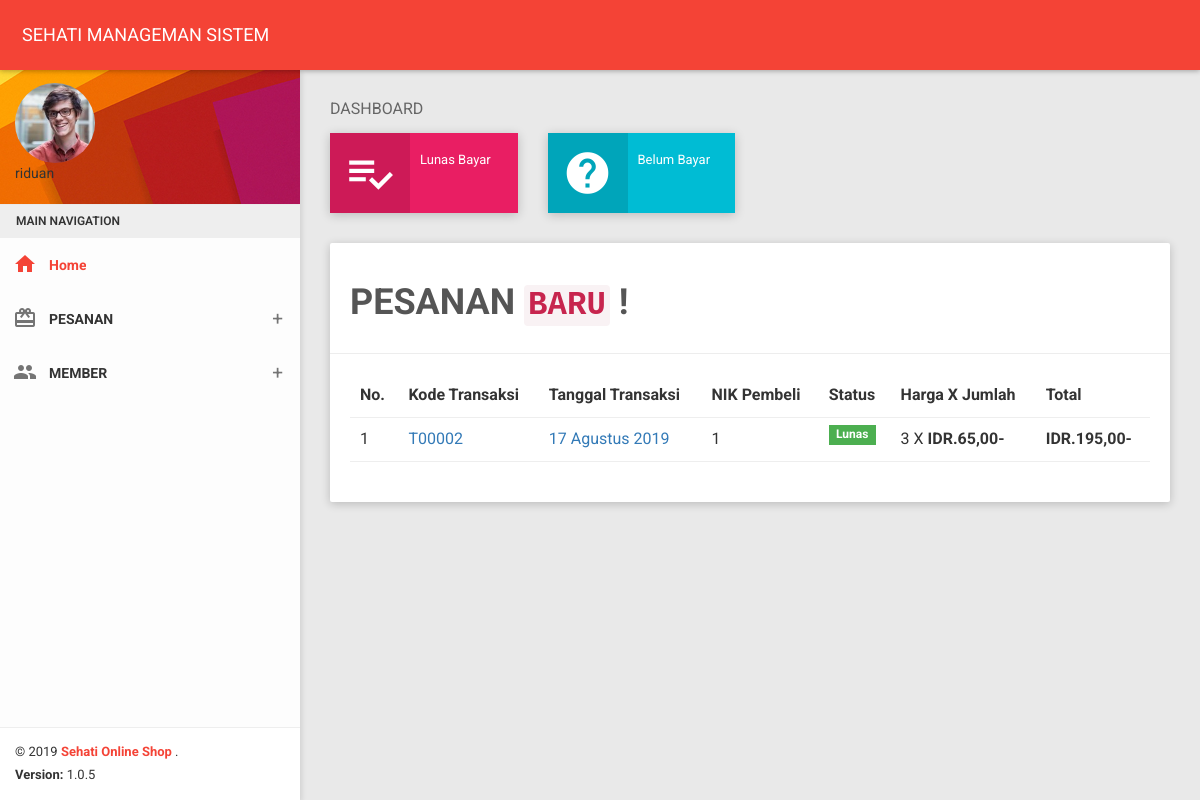
Page /panel_member/index.php?nik=1 (signed in) on the earlier database version.
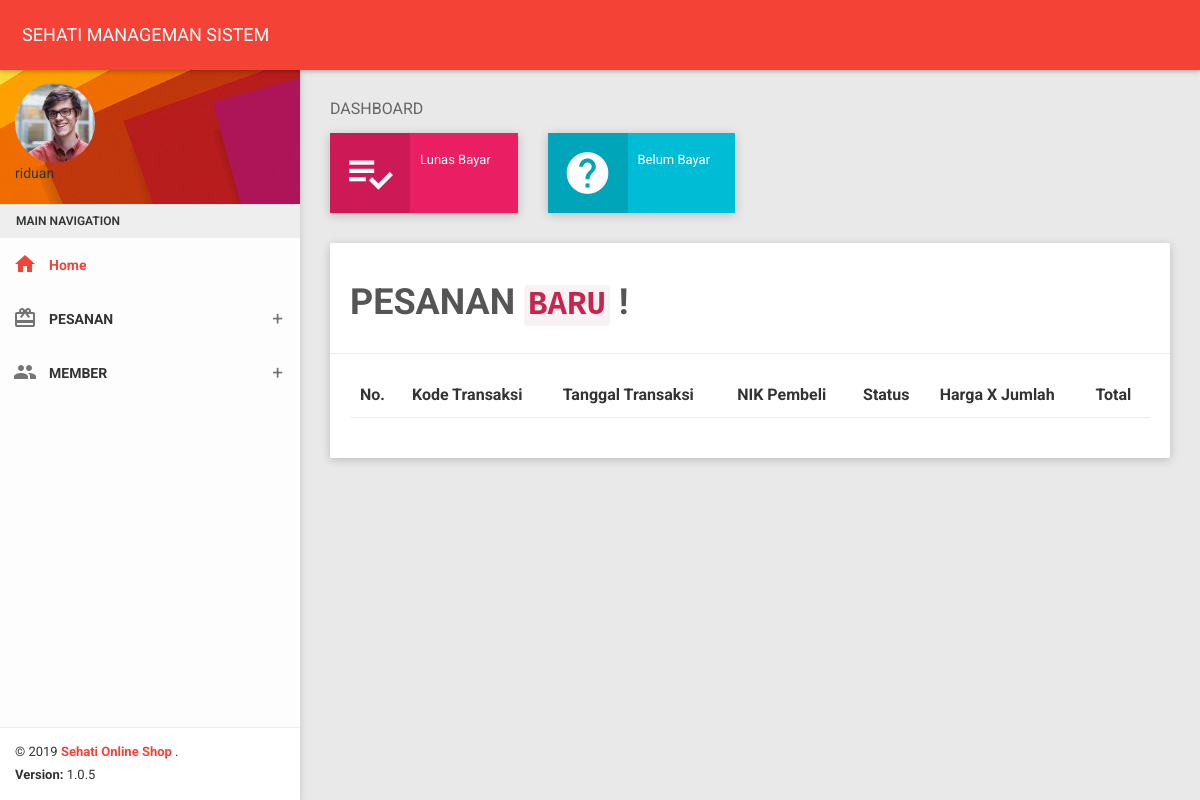
Same page on the later database version.
### tables this page shows
CREATE TABLE `member` (
  `nik` varchar(30) NOT NULL,
  `n_member` char(60) DEFAULT NULL,
  `jk` int(4) DEFAULT NULL,
  `hp` char(15) DEFAULT NULL,
  `email` char(40) DEFAULT NULL,
  `kota` varchar(20) DEFAULT NULL,
  `kodepos` char(9) DEFAULT NULL,
  `alamat` longtext,
  `fotomember` longtext,
  `password` char(100) DEFAULT NULL
);

CREATE TABLE `invoice` (
  `kd_transaksi` char(11) NOT NULL,
  `kd_invoice` int(11) NOT NULL,
  `nik` int(11) NOT NULL,
  `tgl` date DEFAULT NULL,
  `kd_produk` char(30) DEFAULT NULL,
  `totalbyar` char(20) DEFAULT NULL,
  `status` char(10) DEFAULT NULL,
  `quantity` char(30) DEFAULT NULL,
  `harga` char(12) DEFAULT NULL,
  `ongkir` varchar(11) DEFAULT NULL
);

### panel_member/index.php (the view, shortened to what this page needs)
<?php include 'header.php';
$nik = $_GET['nik'];
?>
   <section class="content">
        <div class="container-fluid">
            <div class="block-header">
                <h2>DASHBOARD</h2>
            </div>
            <div class="row clearfix">
                <div class="col-lg-3 col-md-3 col-sm-6 col-xs-12">
                    <div class="info-box bg-pink hover-expand-effect">
                        <div class="icon">
                            <i class="material-icons">playlist_add_check</i>
                        </div>
                        <div class="content">
                            <div class="text">Lunas Bayar</div>
                        </div>
                    </div>
                </div>
                <div class="col-lg-3 col-md-3 col-sm-6 col-xs-12">
                    <div class="info-box bg-cyan hover-expand-effect">
                        <div class="icon">
                            <i class="material-icons">help</i>
                        </div>
                        <div class="content">
                            <div class="text">Belum Bayar</div>
                        </div>
                    </div>
                </div>
            </div>
            <div class="row clearfix">
                <div class="col-xs-12 col-sm-12 col-md-12 col-lg-12">
                    <div class="card">
                        <div class="header">
                            <h1>PESANAN <code>BARU</code> !</h1>
                        </div>
                        <div class="body">
                            <div class="table-responsive">
                                <table class="table table-hover dashboard-task-infos">
                                    <thead>
                                    <tr>
                                        <th>No.</th>
                                        <th>Kode Transaksi</th>
                                        <th>Tanggal Transaksi</th>
                                        <th>NIK Pembeli</th>
                                        <th>Status</th>
                                        <th>Harga X Jumlah</th>
                                        <th>Total</th>
                                    </tr>
                                    </thead>
                                    <?php
                                    $sqlinvoice = mysqli_query($koneksi, "SELECT * FROM invoice where nik='$nik'");
                                    $no=1;
                                    while($rowsinvoice=mysqli_fetch_object($sqlinvoice))
                                    {
                                        ?>
                                        <tbody>
                                        <tr>
                                            <td><?php echo $no?></td>
                                            <td><a><?php echo $rowsinvoice->kd_transaksi?></a></td>
                                            <td><a><?php echo konversi_tanggal($rowsinvoice->tgl);?></a></td>
                                            <td><?php echo $rowsinvoice->nik?></td>
                                            <td><?php  if (($rowsinvoice->status) ==1) {
                                                    echo  '<span class="label bg-green">Lunas</span>';
                                                } else {
                                                    echo '<span class="label bg-red">Belum Lunas</span>';
                                                }?>
                                            </td>
                                            <td><?php echo $rowsinvoice->quantity.' X '.format_rupiah($rowsinvoice->harga)?></td>
                                            <td><?php echo format_rupiah($rowsinvoice->totalbyar)?></td>
                                        </tr>
                                        </tbody>
                                        <?php
                                        $no++;
                                    }
                                    ?>
                                </table>
                            </div>
                        </div>
                    </div>
                </div>
            </div>
        </div>
    </section>
</body>
</html>

### panel_member/header.php (shortened to what this page needs)
<?php
include '../aksinya/fungsi.php';
include '../aksinya/koneksi.php';
?>
<html>
<head>
    <link href="plugins/bootstrap/css/bootstrap.css" rel="stylesheet">
    <link href="plugins/node-waves/waves.css" rel="stylesheet" />
    <link href="plugins/animate-css/animate.css" rel="stylesheet" />
    <link href="plugins/morrisjs/morris.css" rel="stylesheet" />
    <link href="css/style.css" rel="stylesheet">
    <link href="css/themes/all-themes.css" rel="stylesheet" />
    <link href="plugins/bootstrap-colorpicker/css/bootstrap-colorpicker.css" rel="stylesheet" />
    <link href="plugins/dropzone/dropzone.css" rel="stylesheet">
    <link href="plugins/multi-select/css/multi-select.css" rel="stylesheet">
    <link href="plugins/jquery-spinner/css/bootstrap-spinner.css" rel="stylesheet">
    <link href="plugins/bootstrap-tagsinput/bootstrap-tagsinput.css" rel="stylesheet">
    <link href="plugins/bootstrap-select/css/bootstrap-select.css" rel="stylesheet" />
    <link href="plugins/nouislider/nouislider.min.css" rel="stylesheet" />
</head>
<body class="theme-red">
    <nav class="navbar">
        <div class="container-fluid">
            <div class="navbar-header">
                <a class="navbar-brand" href="index.html">SEHATI MANAGEMAN SISTEM</a>
            </div>
            <div class="collapse navbar-collapse" id="navbar-collapse">
            </div>
        </div>
    </nav>
    <section>
        <aside id="leftsidebar" class="sidebar">
            <div class="user-info"><?php
                $nik = $_GET['nik'];
                $nama = mysqli_query($koneksi, "select * from member where nik='$nik'");
                $tampilkan=mysqli_fetch_object($nama);
                ?>
                <div class="image">
                    <img src="images/<?php echo $tampilkan->fotomember;
                    ?>" width="80" height="80" alt="User" /><br/>
                    <?php
                    echo  $tampilkan->n_member;
                    ?>
                </div>
                <div class="info-container">
                    </div>
                </div>
            <div class="menu">
                <?php
                $nik = $_GET['nik'];
                $sqlinvoice = mysqli_query($koneksi, "SELECT * FROM member where nik='$nik'");
                while($rowsinvoice=mysqli_fetch_object($sqlinvoice)) { ?>
                    <ul class="list">
                    <li class="header">MAIN NAVIGATION</li>
                    <li class="active">
                        <a href="index.php?nik=<?= $rowsinvoice->nik; ?>">
                            <i class="material-icons">home</i>
                            <span>Home</span>
                        </a>
                    </li>
                    <li>
                        <a href="javascript:void(0);" class="menu-toggle">
                            <i class="material-icons">card_giftcard</i>
                            <span>PESANAN</span>
                        </a>
                    </li>
                    <li>
                        <a href="javascript:void(0);" class="menu-toggle">
                            <i class="material-icons">people</i>
                            <span>MEMBER</span>
                        </a>
                    </li>
                    </ul><?php
                }
                ?>
            </div>
            <div class="legal">
                <div class="copyright">
                    &copy; 2019 <a href="javascript:void(0);">
                        Sehati Online Shop
                        </a>.
                </div>
                <div class="version">
                    <b>Version: </b> 1.0.5
</div>
            </div>
        </aside>
    </section>

### aksinya/fungsi.php (shortened to what this page needs)
<?php
function format_rupiah($rp) {
    $hasil = "<b>IDR." . number_format($rp, 0, "", ".") . ",00-</b>";
    return $hasil;
}
function konversi_bulan($bln) {
    switch($bln) {
        case "8" :
        case "08" :
            $bulan = "Agustus";
            break;
    }
    return $bulan;
}
function konversi_tanggal($time) {
    list($thn, $bln, $tanggal) = explode('-', $time);
    $tmp = $tanggal . " " . konversi_bulan($bln) . " " . $thn;
    return $tmp;
}
?>

### panel_member/css/themes/all-themes.css (style rules this page uses)
.theme-red .navbar-brand { color: #fff; }
.theme-red .sidebar .menu .list li.active { background-color: transparent; }
.theme-red .sidebar .menu .list li.active > :first-child i, .theme-red .sidebar .menu .list li.active > :first-child span { color: #F44336; }
.theme-red .sidebar .legal { background-color: #fff; }
.theme-red .sidebar .legal .copyright a { color: #F44336 !important; }

Differences in the rows shown:
removed invoice: kd_transaksi "T00002", tgl "17 Agustus 2019", nik "1", status "Lunas", quantity "3", harga "65 195"
